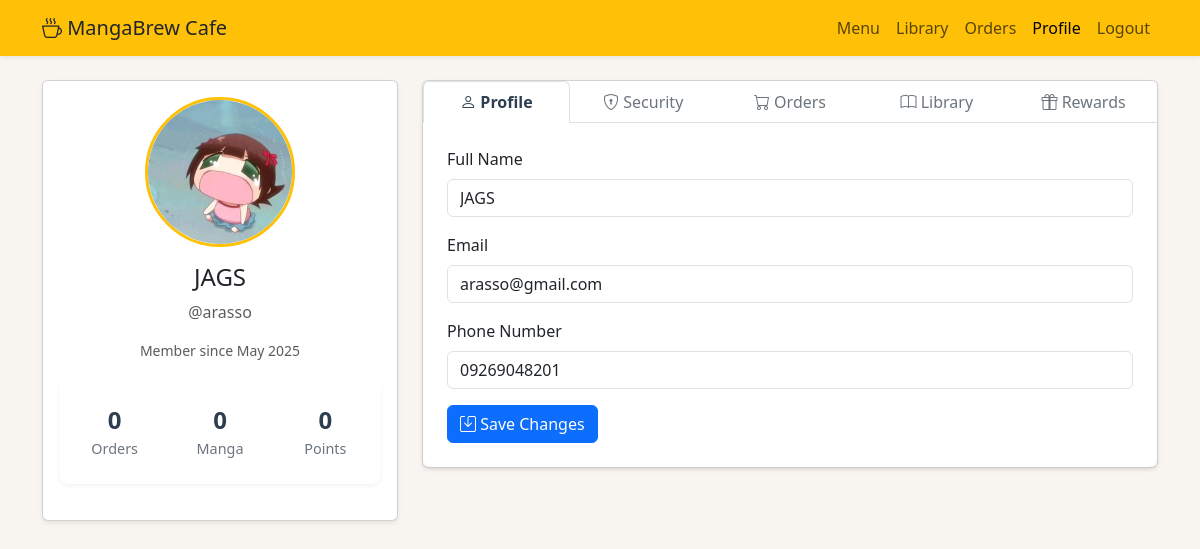
The page /profile.php (signed in) on the database its author committed.
### tables this page shows
CREATE TABLE users (
    id INT PRIMARY KEY AUTO_INCREMENT,
    username VARCHAR(50) UNIQUE NOT NULL,
    password VARCHAR(255) NOT NULL,
    email VARCHAR(100) UNIQUE NOT NULL,
    full_name VARCHAR(100) NOT NULL,
    phone VARCHAR(11),
    address VARCHAR(255),
    avatar VARCHAR(255),
    points INT DEFAULT 0,
    role ENUM('customer', 'staff', 'admin') DEFAULT 'customer',
    created_at TIMESTAMP DEFAULT CURRENT_TIMESTAMP,
    updated_at TIMESTAMP DEFAULT CURRENT_TIMESTAMP ON UPDATE CURRENT_TIMESTAMP,
    last_login TIMESTAMP NULL,
    preferences JSON,
    status ENUM('active', 'inactive', 'suspended') DEFAULT 'active'
);

### profile.php (the view, shortened to what this page needs)
<?php
require 'db_connection.php';
try {
    $stmt = $conn->prepare("
        SELECT u.*,
               COUNT(DISTINCT o.id) as total_orders,
               COUNT(DISTINCT m.id) as total_manga,
               COALESCE(SUM(o.total_amount), 0) as total_spent
        FROM users u
        LEFT JOIN orders o ON u.id = o.user_id
        LEFT JOIN user_manga m ON u.id = m.user_id
        WHERE u.id = ?
        GROUP BY u.id
    ");
    $stmt->bind_param('i', $_SESSION['user_id']);
    $stmt->execute();
    $result = $stmt->get_result();
    $user = $result->fetch_assoc();
} catch (Exception $e) {
    error_log('Profile error: ' . $e->getMessage());
    $_SESSION['error'] = 'Error loading profile data. Please try again.';
}
?>
<!DOCTYPE html>
<html lang="en">
<head>
    <link href="https://cdn.jsdelivr.net/npm/bootstrap@5.3.3/dist/css/bootstrap.min.css" rel="stylesheet">
    <link href="https://cdn.jsdelivr.net/npm/bootstrap-icons@1.11.3/font/bootstrap-icons.css" rel="stylesheet">
</head>
<body>
<nav class="navbar navbar-expand-lg navbar-light bg-warning shadow-sm">
    <div class="container">
        <a class="navbar-brand text-dark" href="dashboard.php">
            <i class="bi bi-cup-hot"></i> MangaBrew Cafe
        </a>
        <div class="collapse navbar-collapse" id="navbarNav">
            <ul class="navbar-nav ms-auto">
                <li class="nav-item"><a class="nav-link" href="menu.php">Menu</a></li>
                <li class="nav-item"><a class="nav-link" href="library.php">Library</a></li>
                <li class="nav-item"><a class="nav-link" href="orders.php">Orders</a></li>
                <li class="nav-item"><a class="nav-link active" href="profile.php">Profile</a></li>
                <li class="nav-item"><a class="nav-link" href="logout.php">Logout</a></li>
            </ul>
        </div>
    </div>
</nav>
<div class="container my-4">
    <div class="row">
        <div class="col-md-4 mb-4">
            <div class="card shadow-sm">
                <div class="card-body text-center">
                    <form action="profile.php" method="POST" enctype="multipart/form-data" class="avatar-upload">
                        <label for="avatarInput">
                            <img src="<?php echo !empty($user['avatar']) ? 'uploads/avatars/' . htmlspecialchars($user['avatar']) : 'images/default-avatar.jpg'; ?>"
                                 alt="Profile Avatar"
                                 class="profile-avatar mb-3">
                        </label>
                    </form>
                    <h4><?php echo htmlspecialchars($user['full_name']); ?></h4>
                    <p class="text-muted">@<?php echo htmlspecialchars($user['username']); ?></p>
                    <p class="small text-muted">Member since <?php echo date('F Y', strtotime($user['created_at'])); ?></p>
                    <div class="profile-stats mt-3">
                        <div class="row">
                            <div class="col-4 stat-item">
                                <div class="stat-value"><?php echo $user['total_orders']; ?></div>
                                <div class="stat-label">Orders</div>
                            </div>
                            <div class="col-4 stat-item">
                                <div class="stat-value"><?php echo $user['total_manga']; ?></div>
                                <div class="stat-label">Manga</div>
                            </div>
                            <div class="col-4 stat-item">
                                <div class="stat-value"><?php echo number_format($user['points']); ?></div>
                                <div class="stat-label">Points</div>
                            </div>
                        </div>
                    </div>
                </div>
            </div>
        </div>
        <div class="col-md-8">
            <div class="card shadow-sm">
                <div class="card-body p-0">
                    <ul class="nav nav-tabs nav-justified" id="profileTabs" role="tablist">
                        <li class="nav-item">
                            <button class="nav-link active" id="info-tab" data-bs-toggle="tab" data-bs-target="#info" type="button">
                                <i class="bi bi-person"></i> Profile
                            </button>
                        </li>
                        <li class="nav-item">
                            <button class="nav-link" id="password-tab" data-bs-toggle="tab" data-bs-target="#password" type="button">
                                <i class="bi bi-shield-lock"></i> Security
                            </button>
                        </li>
                        <li class="nav-item">
                            <button class="nav-link" id="orders-tab" data-bs-toggle="tab" data-bs-target="#orders" type="button">
                                <i class="bi bi-cart"></i> Orders
                            </button>
                        </li>
                        <li class="nav-item">
                            <button class="nav-link" id="library-tab" data-bs-toggle="tab" data-bs-target="#library" type="button">
                                <i class="bi bi-book"></i> Library
                            </button>
                        </li>
                        <li class="nav-item">
                            <button class="nav-link" id="rewards-tab" data-bs-toggle="tab" data-bs-target="#rewards" type="button">
                                <i class="bi bi-gift"></i> Rewards
                            </button>
                        </li>
                    </ul>
                    <div class="tab-content p-4" id="profileTabsContent">
                        <div class="tab-pane fade show active" id="info" role="tabpanel">
                            <form action="update_profile.php" method="POST" class="needs-validation" novalidate>
                                <div class="mb-3">
                                    <label class="form-label">Full Name</label>
                                    <input type="text" name="full_name" class="form-control"
                                           value="<?php echo htmlspecialchars($user['full_name']); ?>"
                                           pattern="[A-Za-z\s]{2,50}" required>
                                </div>
                                <div class="mb-3">
                                    <label class="form-label">Email</label>
                                    <input type="email" name="email" class="form-control"
                                           value="<?php echo htmlspecialchars($user['email']); ?>"
                                           required>
                                </div>
                                <div class="mb-3">
                                    <label class="form-label">Phone Number</label>
                                    <input type="tel" name="phone" class="form-control"
                                           value="<?php echo htmlspecialchars($user['phone']); ?>"
                                           pattern="[0-9]{11}" placeholder="09XXXXXXXXX">
                                </div>
                                <button type="submit" class="btn btn-primary">
                                    <i class="bi bi-save"></i> Save Changes
                                </button>
                            </form>
                        </div>
                    </div>
                </div>
            </div>
        </div>
    </div>
</div>
</body>
</html>

### profile.php (style rules this page uses)
body { background-color: #f8f5f1; }
.profile-avatar { width: 150px; height: 150px; object-fit: cover; border-radius: 50%; border: 3px solid #ffc107; cursor: pointer; transition: filter 0.3s ease; }
.avatar-upload { position: relative; display: inline-block; }
.profile-stats { background: #fff; border-radius: 10px; padding: 15px; margin-bottom: 20px; box-shadow: 0 2px 4px rgba(0,0,0,0.05); }
.profile-stats .stat-item { text-align: center; padding: 10px; }
.profile-stats .stat-value { font-size: 1.5rem; font-weight: bold; color: #2c3e50; }
.profile-stats .stat-label { font-size: 0.9rem; color: #6c757d; }
.tab-content { background: #fff; border-radius: 0 0 10px 10px; padding: 20px; box-shadow: 0 2px 4px rgba(0,0,0,0.05); }
.nav-tabs .nav-link { color: #6c757d; }
.nav-tabs .nav-link.active { color: #2c3e50; font-weight: bold; }

### rows shown on the page
users: avatar (picture), full_name "JAGS", username "arasso", created_at "May 2025", points "0", email "arasso@gmail.com", phone "09269048201"

### other values the page prints
$user['total_orders'] "0"
$user['total_manga'] "0"
